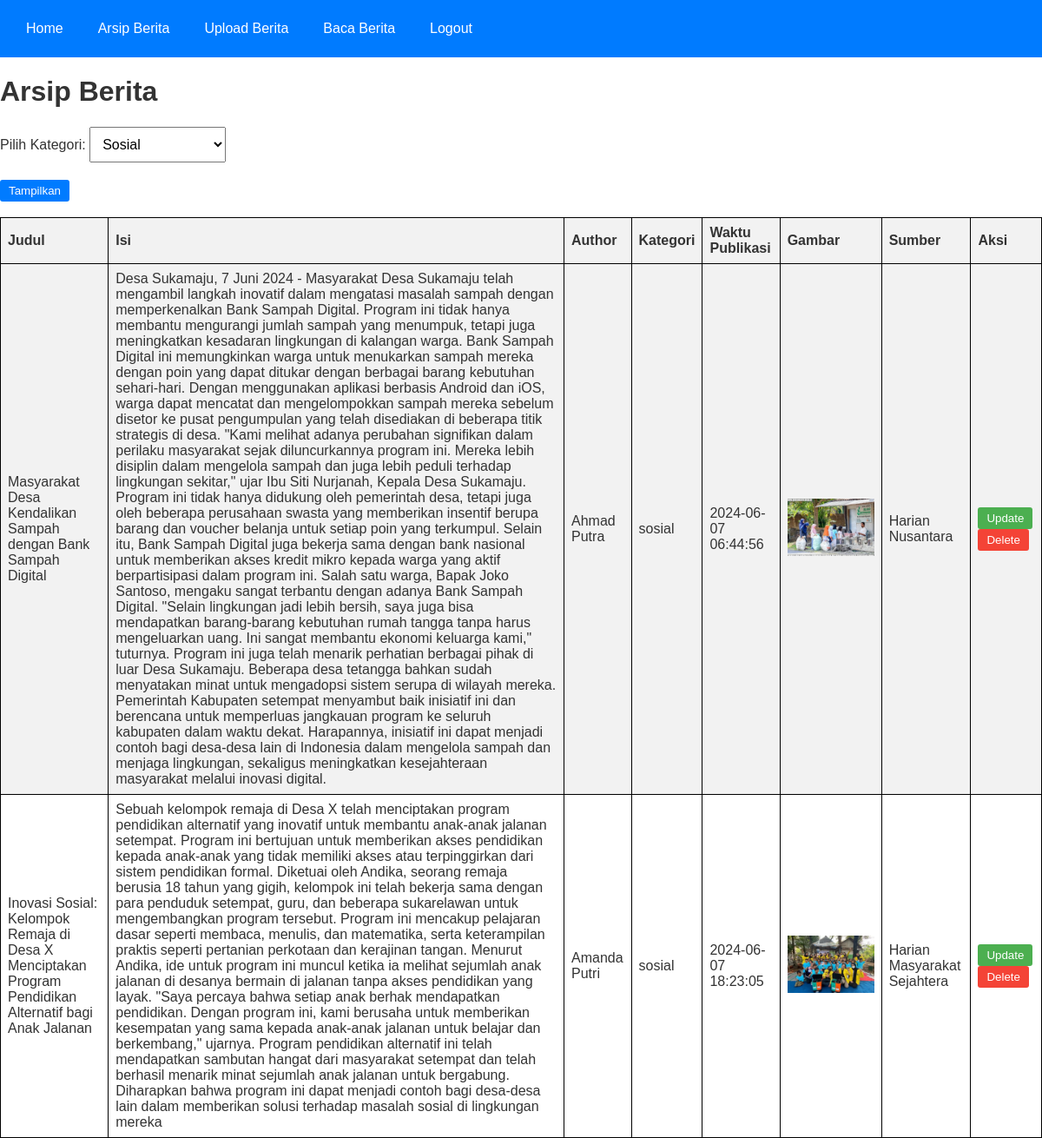
Page /arsip_berita.php?kategori=sosial on the committed database.
### tables this page shows
CREATE TABLE `berita` (
  `id` int NOT NULL,
  `judul` varchar(255) NOT NULL,
  `isi` text NOT NULL,
  `author` varchar(100) NOT NULL,
  `kategori` enum('sosial','politik','ekonomi','edukasi','hiburan','olahraga','kesehatan','teknologi') DEFAULT NULL,
  `waktu_publikasi` timestamp NULL DEFAULT CURRENT_TIMESTAMP,
  `gambar` varchar(255) DEFAULT NULL,
  `sumber` varchar(255) DEFAULT NULL
);

### arsip_berita.php (the view, shortened to what this page needs)
<?php
class ArsipBerita {
    private $db;
    public function __construct($db) {
        $this->db = $db;
    }
    public function getBeritaList($kategori = '') {
        if ($kategori) {
            $query = "SELECT * FROM berita WHERE kategori = ?";
            $stmt = $this->db->prepare($query);
            $stmt->execute([$kategori]);
        } else {
            $query = "SELECT * FROM berita";
            $stmt = $this->db->prepare($query);
            $stmt->execute();
        }
        return $stmt->fetchAll(PDO::FETCH_ASSOC);
    }
    public function displayBeritaList() {
        $kategori = isset($_GET['kategori']) ? $_GET['kategori'] : '';
        $beritaList = $this->getBeritaList($kategori);
        ?>
        <!DOCTYPE html>
        <html>
        <head>
        </head>
        <body>
            <div class="navbar">
                <a href="index.php">Home</a>
                <a href="arsip_berita.php">Arsip Berita</a>
                <a href="create_berita.php">Upload Berita</a>
                <a href="berita.php">Baca Berita</a>
                <a href="logout.php">Logout</a>
            </div>
            <h1>Arsip Berita</h1>
                <form method="get" action="arsip_berita.php" class="mb-4">
                <div class="form-group">
                    <label for="kategori">Pilih Kategori:</label>
                    <select class="form-control" id="kategori" name="kategori">
                        <option value="sosial" <?php if($kategori == 'sosial') echo 'selected'; ?>>Sosial</option>
                    </select>
                </div>
                <button type="submit" class="btn btn-primary">Tampilkan</button>
            </form>
            <table>
                <br>
                <tr>
                    <th>Judul</th>
                    <th>Isi</th>
                    <th>Author</th>
                    <th>Kategori</th>
                    <th>Waktu Publikasi</th>
                    <th>Gambar</th>
                    <th>Sumber</th>
                    <th>Aksi</th>
                </tr>
                <?php foreach($beritaList as $berita): ?>
                <tr>
                    <td><?php echo $berita['judul']; ?></td>
                    <td><?php echo $berita['isi']; ?></td>
                    <td><?php echo $berita['author']; ?></td>
                    <td><?php echo $berita['kategori']; ?></td>
                    <td><?php echo $berita['waktu_publikasi']; ?></td>
                    <td>
                        <?php if ($berita['gambar']): ?>
                            <img src="<?php echo $berita['gambar']; ?>" width="100">
                        <?php endif; ?>
                    </td>
                    <td><?php echo $berita['sumber']; ?></td>
                    <td>
                        <button class="btn-update" onclick="window.location.href='update.php?id=<?php echo $berita['id']; ?>'">Update</button>
                        <button class="btn-delete" onclick="if(confirm('Apakah Anda yakin ingin menghapus berita ini?'))
                        window.location.href='delete.php?id=<?php echo $berita['id']; ?>'">Delete</button>
                    </td>
                </tr>
                <?php endforeach; ?>
            </table>
        </body>
        </html>
        <?php
    }
}
$database = new Database();
$db = $database->getConnection();
$arsipBerita = new ArsipBerita($db);
$arsipBerita->displayBeritaList();
?>

### arsip_berita.php (style rules this page uses)
body { font-family: Arial, sans-serif; background: white; background-size: cover; color: #333; margin: 0; padding: 0; }
.navbar { display: flex; background-color: #007BFF; padding: 10px; }
.navbar a { color: white; padding: 14px 20px; text-decoration: none; text-align: center; }
table { width: 100%; border-collapse: collapse; }
table, th, td { border: 1px solid black; padding: 8px; }
th { background-color: #f2f2f2; text-align: left; }
tr:nth-child(even) { background-color: #f2f2f2; }
tr:nth-child(odd) { background-color: #ffffff; }
td { text-align: left; }
.btn-update, .btn-delete, .btn-primary { padding: 5px 10px; border: none; cursor: pointer; border-radius: 3px; }
.btn-update, .btn-delete { color: white; }
.btn-update { background-color: #4CAF50; }
.btn-delete { background-color: #f44336; }
.btn-primary { background-color: #007BFF; color: white; }
.form-group { margin-bottom: 20px; }
#kategori { font-size: 16px; padding: 10px; }

### rows in the picture
berita: judul "Masyarakat Desa Kendalikan Sampah dengan Bank Sampah Digital", isi "Desa Sukamaju, 7 Juni 2024 - Masyarakat Desa Sukamaju telah mengambil langkah inovatif dalam mengatasi masalah sampah dengan memperkenalkan Bank Sampah Digital. Program ini tidak hanya membantu mengurangi jumlah sampah yang menumpuk, tetapi juga meningkatkan kesadaran lingkungan di kalangan warga. Bank Sampah Digital ini memungkinkan warga untuk menukarkan sampah mereka dengan poin yang dapat ditukar dengan berbagai barang kebutuhan sehari-hari. Dengan menggunakan aplikasi berbasis Android dan iOS, warga dapat mencatat dan mengelompokkan sampah mereka sebelum disetor ke pusat pengumpulan yang telah disediakan di beberapa titik strategis di desa. \"Kami melihat adanya perubahan signifikan…", author "Ahmad Putra", kategori "sosial", waktu_publikasi "2024-06-07 06:44:56", gambar (picture), sumber "Harian Nusantara"
berita: judul "Inovasi Sosial: Kelompok Remaja di Desa X Menciptakan Program Pendidikan Alternatif bagi Anak Jalanan", isi "Sebuah kelompok remaja di Desa X telah menciptakan program pendidikan alternatif yang inovatif untuk membantu anak-anak jalanan setempat. Program ini bertujuan untuk memberikan akses pendidikan kepada anak-anak yang tidak memiliki akses atau terpinggirkan dari sistem pendidikan formal. Diketuai oleh Andika, seorang remaja berusia 18 tahun yang gigih, kelompok ini telah bekerja sama dengan para penduduk setempat, guru, dan beberapa sukarelawan untuk mengembangkan program tersebut. Program ini mencakup pelajaran dasar seperti membaca, menulis, dan matematika, serta keterampilan praktis seperti pertanian perkotaan dan kerajinan tangan. Menurut Andika, ide untuk program ini muncul ketika ia…", author "Amanda Putri", kategori "sosial", waktu_publikasi "2024-06-07 18:23:05", gambar (picture), sumber "Harian Masyarakat Sejahtera"
